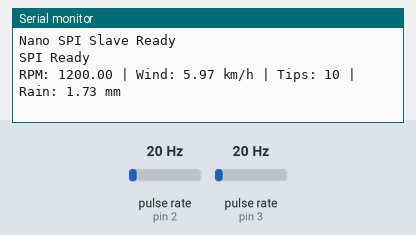
Recording of a sketch running on a simulated Arduino Nano, built with avr-gcc and run on an emulated ATmega328P. Shown: the last lines printed to the serial monitor. Wiring (inferred from the names in the program): 2 × pulse sensor: data pin 2 / data pin 3. The test bench sets the inputs (shaded band); at power-on: pulse rate (sensors on pin 2, pin 3) 20 Hz.

Above: at 1.2 s.
1.3 s: pulse rate (sensor on pin 2) set to 4 Hz
At 2.6 s:
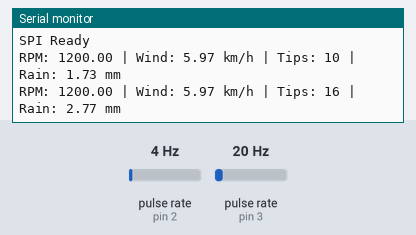
2.8 s: pulse rate (sensor on pin 3) set to 4 Hz
At 3.8 s:
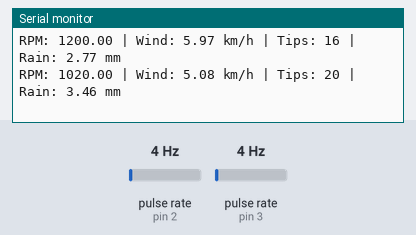
4.3 s: pulse rate (sensor on pin 2) set to 50 Hz
At 5.6 s:
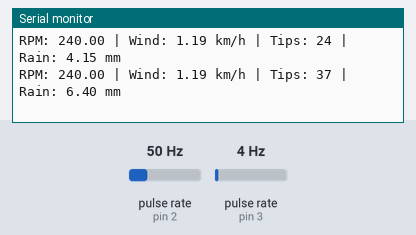
5.8 s: pulse rate (sensor on pin 3) set to 50 Hz
At 6.5 s:
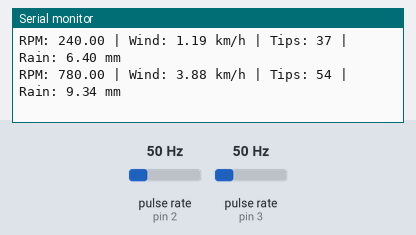
Timing chart, 0 to 8.3 s (numbered marks = the images above; inputs shaded):
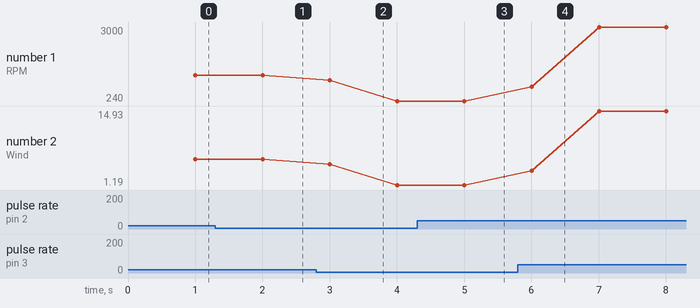

Measured:
- after the input at 1.3 s, the serial monitor: prints a new line after 0.70 s (image 1)
- after the input at 2.8 s, the serial monitor: prints a new line after 0.20 s (image 2)
- after the input at 4.3 s, the serial monitor: prints a new line after 0.70 s (image 3)
- after the input at 5.8 s, the serial monitor: prints a new line after 0.21 s (image 4)
- plotted number 1: 1200 → 240 after the input at 2.8 s, 240 → 3000 after the input at 5.8 s
- plotted number 2: 5.97 → 1.19 after the input at 2.8 s, 1.19 → 14.93 after the input at 5.8 s

The sketch:

Arduino_Nano_Slave.ino
```cpp
#include <SPI.h>
#include <math.h>

// ---------------- ANEMOMETER ----------------

const byte ANEMOMETER_PIN = 3;

const float ANEMOMETER_RADIUS_M = 0.11;
const float ANEMOMETER_FACTOR = 2.0;

// ---------------- RAIN GAUGE ----------------

#define HALL_PIN 2

const float mmHeight = 0.173;

// ---------------- VARIABLES ----------------

// Rain
volatile unsigned int tipCount = 0;

unsigned long lastRainInterrupt = 0;

// Wind
volatile unsigned long pulseCount = 0;

unsigned long lastUpdateTime = 0;

float rpm = 0.0;

float windSpeed_kmh = 0.0;

// SPI Data Bytes
volatile byte windByte = 0;
volatile byte rainByte = 0;

// SPI
volatile byte command = 0;

// ---------------- RAIN ISR ----------------

void bucketTipped() {

  unsigned long now = millis();

  // Debounce
  if(now - lastRainInterrupt > 50) {

    tipCount++;

    lastRainInterrupt = now;
  }
}

// ---------------- ANEMOMETER ISR ----------------

void countPulse() {

  pulseCount++;
}

// ---------------- SPI ISR ----------------

ISR (SPI_STC_vect) {

  command = SPDR;

  // Rain Data Request
  if(command == 0x02) {

    SPDR = rainByte;
  }

  // Wind Data Request
  else if(command == 0x04) {

    SPDR = windByte;
  }

  else {

    SPDR = 0;
  }
}

// ---------------- SETUP ----------------

void setup() {

  Serial.begin(9600);

  Serial.println("Nano SPI Slave Ready");

  // -------- Rain Gauge --------

  pinMode(HALL_PIN, INPUT_PULLUP);

  attachInterrupt(
    digitalPinToInterrupt(HALL_PIN),
    bucketTipped,
    FALLING
  );

  // -------- Anemometer --------

  pinMode(ANEMOMETER_PIN, INPUT_PULLUP);

  attachInterrupt(
    digitalPinToInterrupt(ANEMOMETER_PIN),
    countPulse,
    FALLING
  );

  // -------- SPI Slave --------

  pinMode(MISO, OUTPUT);

  SPCR |= _BV(SPE);   // Enable SPI

  SPCR |= _BV(SPIE);  // Enable SPI Interrupt

  SPDR = 0;

  Serial.println("SPI Ready");
}

// ---------------- LOOP ----------------
void loop() {

  // Update every 1 second
  if(millis() - lastUpdateTime >= 1000) {

    noInterrupts();

    unsigned long count = pulseCount;

    pulseCount = 0;

    interrupts();

    // -------- RPM --------

    rpm = count * 60.0;

    // -------- Wind Speed Calculation --------

    windSpeed_kmh =
    (
      (2 * PI * ANEMOMETER_RADIUS_M * rpm)
      / 1000.0
    )
    * 3.6
    * ANEMOMETER_FACTOR;

    // Remove false low-speed noise
    // if(windSpeed_kmh < 5.0) {

    //   windSpeed_kmh = 0;
    // }

    // -------- Rainfall --------

    float rainfall = tipCount * mmHeight;

    // -------- Update SPI Bytes --------

    windByte = (byte)windSpeed_kmh;

    rainByte = (byte)tipCount;

    // -------- SERIAL DEBUG --------

    Serial.print("RPM: ");
    Serial.print(rpm);

    Serial.print(" | Wind: ");
    Serial.print(windSpeed_kmh);
    Serial.print(" km/h");

    Serial.print(" | Tips: ");
    Serial.print(tipCount);

    Serial.print(" | Rain: ");
    Serial.print(rainfall);
    Serial.println(" mm");

    lastUpdateTime = millis();
  }
}
```
